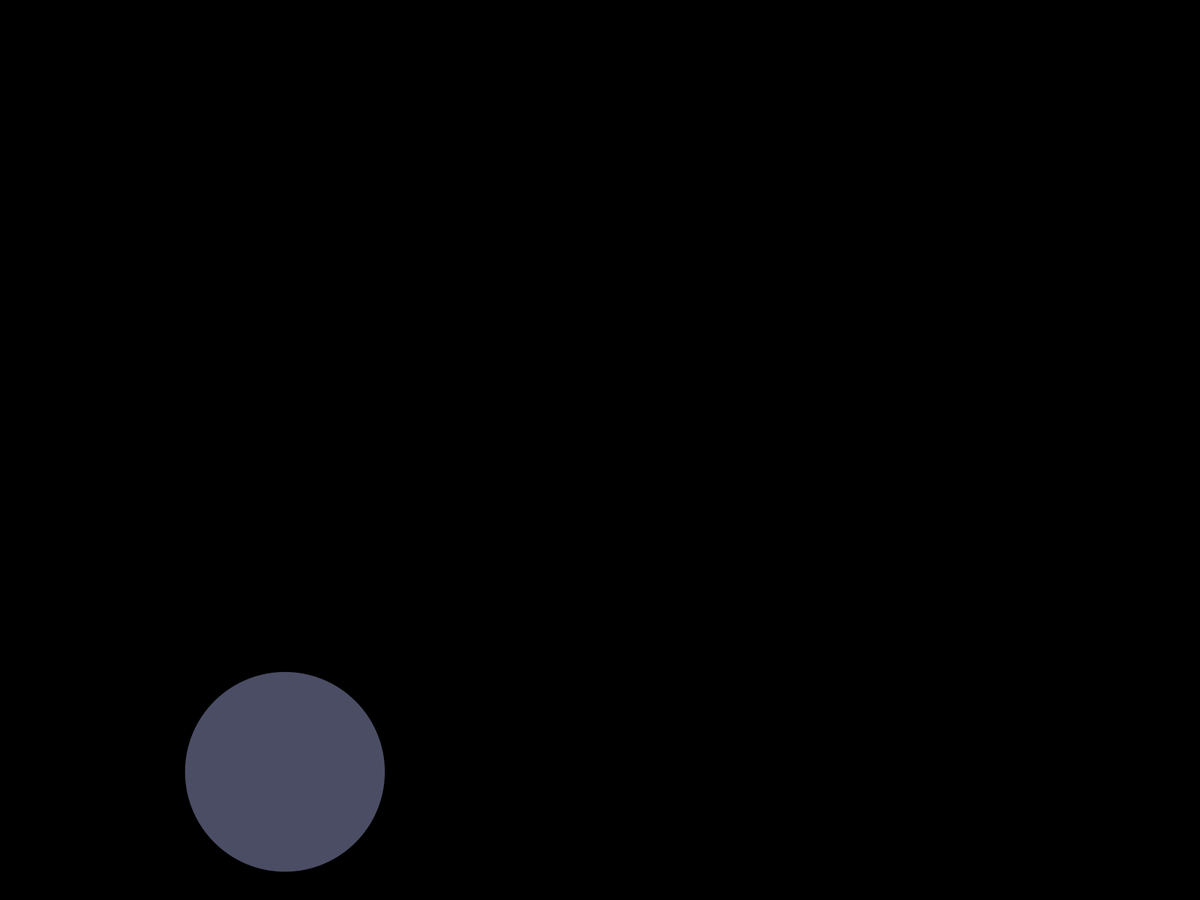
Frame 1 (no input)
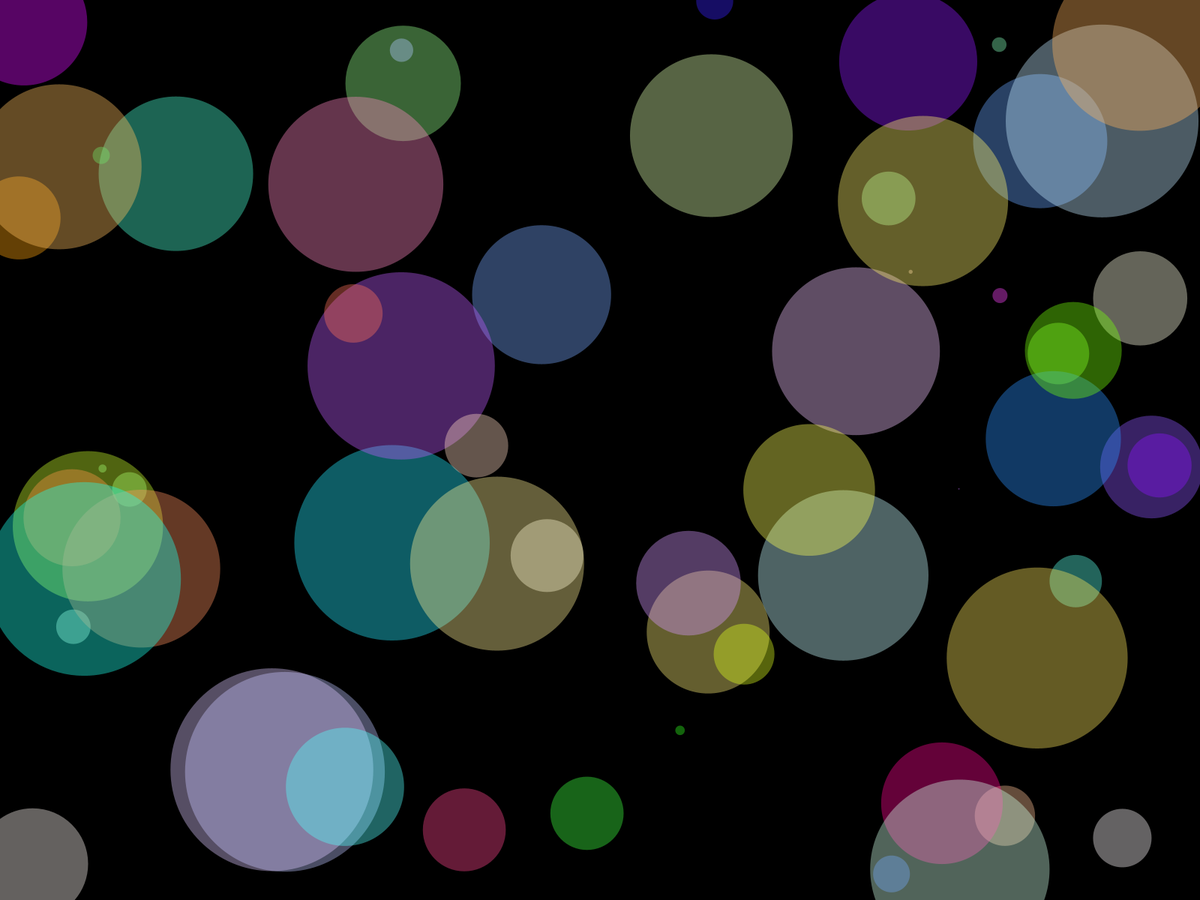
Frame 60 (the mouse pressed at the canvas centre just before this capture)
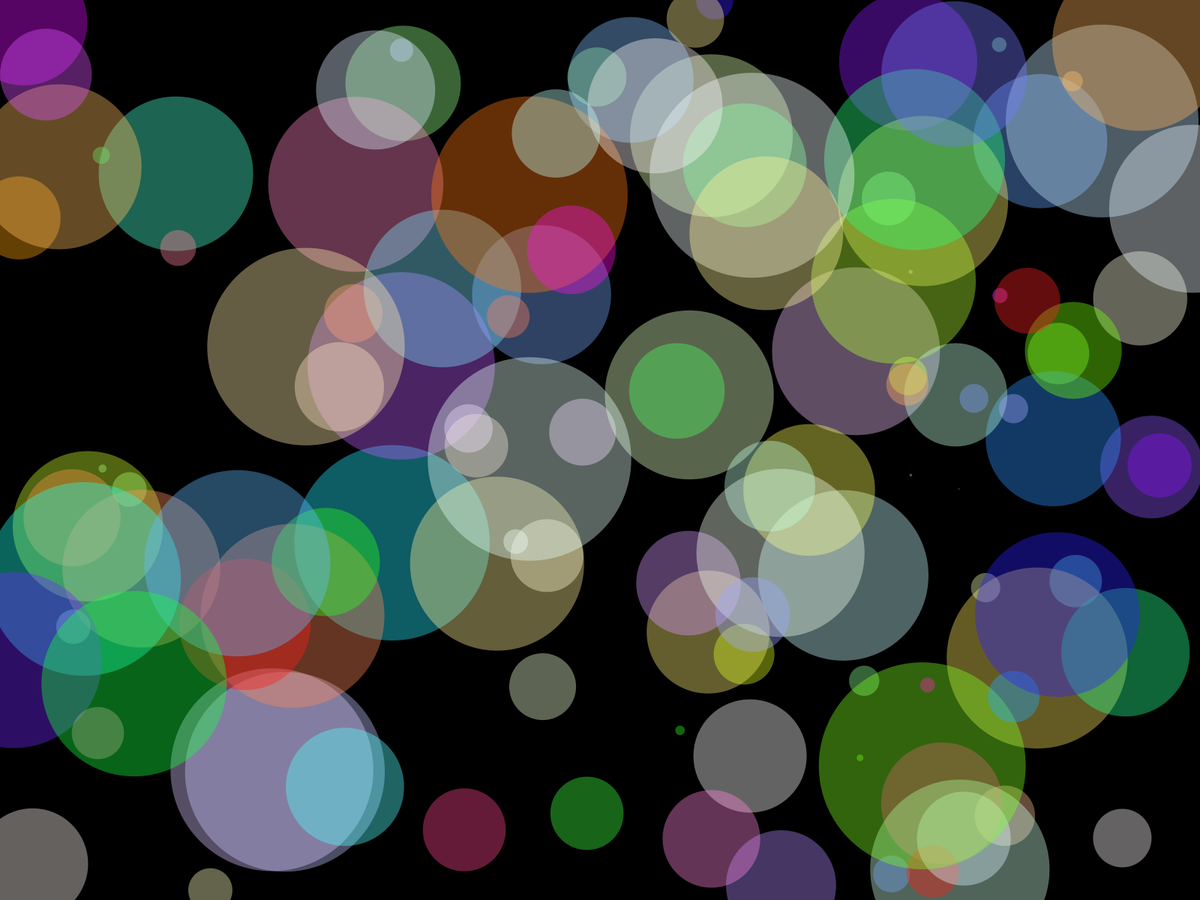
Frame 120 (the mouse held since frame 60 and released just before this capture)

The Processing sketch that drew these frames (run headless with seeded random() and noise(); from frame 60 on, the mouse is pressed at the canvas centre):

// Processing sketch: sketch_161030b
// ── sketch_161030b.pde
void setup(){
  //size(1000,1000);
  fullScreen();
  colorMode(HSB);
  background(0);
}
/*
for(int i = 0; i < 1000; i++){
  fill(random(255),random(255),255,100);
  noStroke();
  float r = random((width+height)/10);
  ellipse(random(width),random(height),r,r);
}
*/
void draw(){
  //background(255,255,255,10);
  for(int i = 0; i < 1; i++){
    fill(random(255),random(255),255,100);
    noStroke();
    float r = random((width+height)/10);
    ellipse(random(width),random(height),r,r);
  }
}
